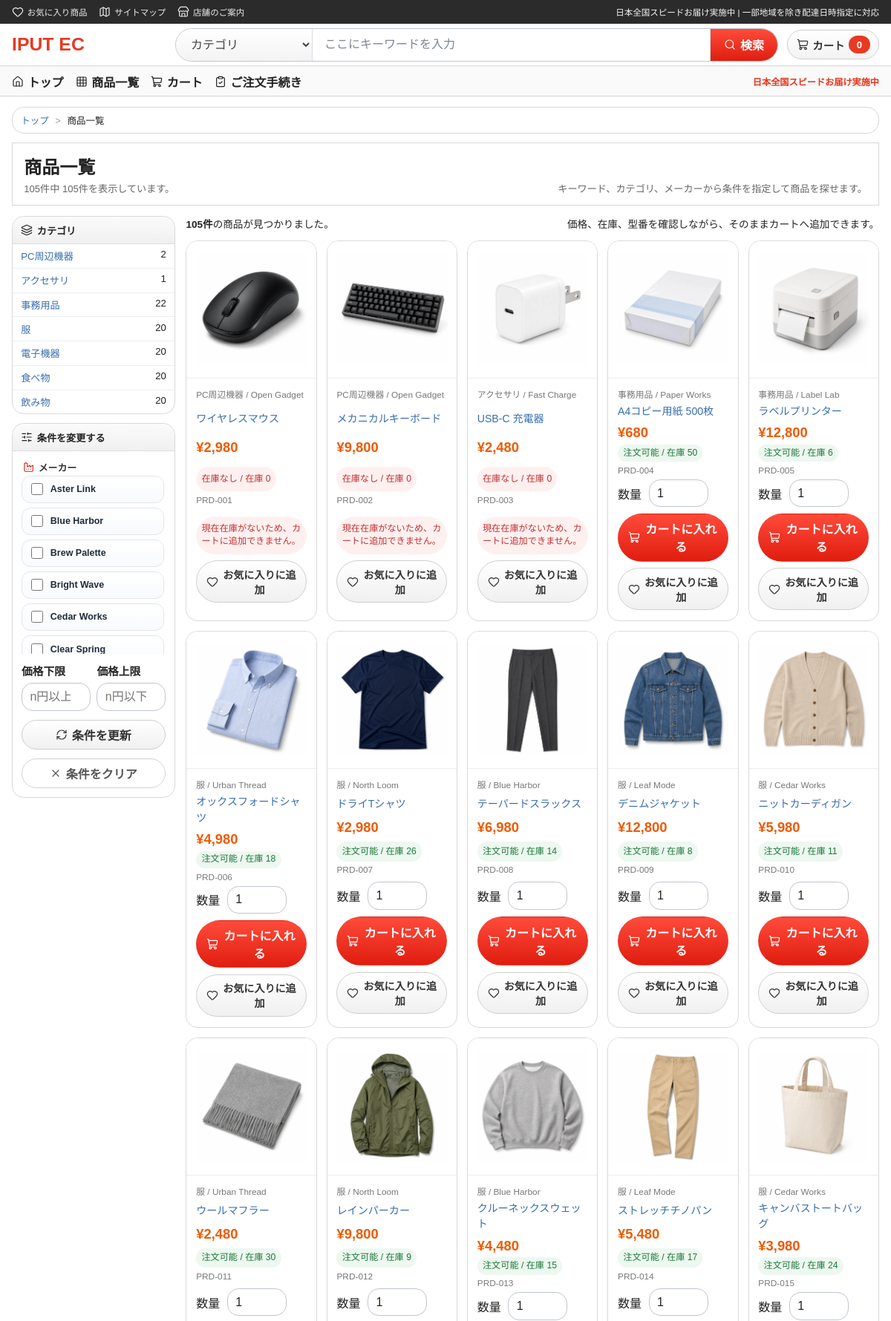
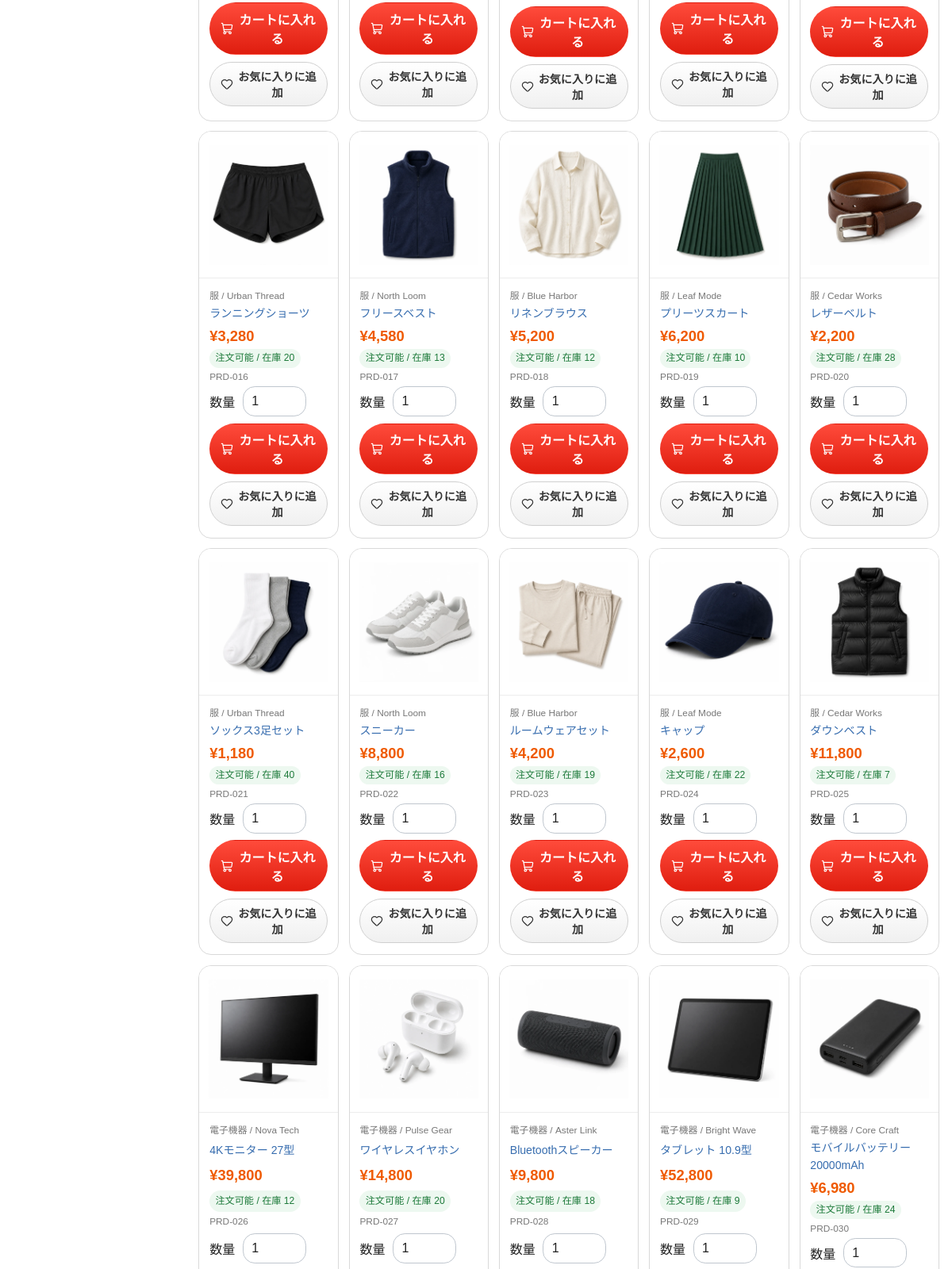
Page /products (upper part) on the committed database (2 pictures, top to bottom).
### tables this page shows
CREATE TABLE products (
    id INTEGER PRIMARY KEY AUTOINCREMENT,
    product_no TEXT NOT NULL UNIQUE,
    name TEXT NOT NULL,
    price INTEGER NOT NULL,
    category TEXT NOT NULL,
    maker TEXT NOT NULL,
    image_path TEXT,
    stock_quantity_1 INTEGER NOT NULL DEFAULT 0,
    stock_quantity_2 INTEGER NOT NULL DEFAULT 0,
    created_at TEXT NOT NULL DEFAULT CURRENT_TIMESTAMP,
    updated_at TEXT NOT NULL DEFAULT CURRENT_TIMESTAMP
);

### app/Views/products/index.php (the view, shortened to what the rows shown need)
<?php
$selectedCategory = (string) ($filters['category'] ?? '');
$placeholderImage = '/assets/img/products/placeholder.svg';
$favoriteProductIds = isset($favoriteProductIds) && is_array($favoriteProductIds) ? $favoriteProductIds : [];
?>
<section class="market-catalog-page">
    <div class="market-results-summary">
        <div>
            <h2>商品一覧</h2>
        </div>
    </div>
    <div class="market-catalog-layout">
        <aside class="market-filter-column">
            <section class="market-filter-panel">
                <ul class="market-filter-list">
                    <?php foreach ($categoryOptions as $option): ?>
                        <li class="<?= $selectedCategory === (string) $option['value'] ? 'active' : '' ?>">
                            <?php
                            $categoryQuery = http_build_query([
                                'category' => (string) $option['value'],
                            ]);
                            ?>
                            <a href="/products?<?= e($categoryQuery) ?>">
                                <?= e((string) $option['value']) ?>
                            </a>
                            <span><?= e((string) $option['count']) ?></span>
                        </li>
                    <?php endforeach; ?>
                </ul>
            </section>
        </aside>
        <div class="market-results-column">
            <?php if ($products === []): ?>
                <section class="market-empty-state">
                    <h3>該当する商品が見つかりませんでした</h3>
                    <p>キーワードを短くするか、カテゴリ・メーカー条件を外してお試しください。</p>
                </section>
            <?php else: ?>
                <section class="market-product-grid market-product-grid-catalog">
                    <?php foreach ($products as $product): ?>
                        <article class="market-product-card market-product-card-grid market-grid-card">
                            <a class="market-product-thumb market-product-thumb-grid" href="/products/<?= e((string) $product['id']) ?>">
                                <img
                                    src="<?= e((string) $product['image_url']) ?>"
                                    alt="<?= e((string) $product['name']) ?>"
                                    data-fallback-src="<?= e($placeholderImage) ?>"
                                >
                            </a>
                            <div class="market-product-body">
                                <p class="market-product-meta"><?= e((string) $product['category']) ?> / <?= e((string) $product['maker']) ?></p>
                                <a class="market-product-title" href="/products/<?= e((string) $product['id']) ?>">
                                    <?= e((string) $product['name']) ?>
                                </a>
                                <p class="market-price-row">¥<?= number_format((int) $product['price']) ?></p>
                                <p class="market-stock-copy <?= e((string) $product['availability_class']) ?>">
                                    <?= e((string) $product['availability_label']) ?> / 在庫 <?= e((string) $product['stock_quantity_2']) ?>
                                </p>
                                <p class="market-product-code"><?= e((string) $product['product_no']) ?></p>
                                <?php if (!empty($product['is_orderable'])): ?>
                                    <form class="market-grid-actions" method="post" action="/cart/add">
                                        <div class="market-quantity-inline">
                                            <label for="qty-<?= e((string) $product['id']) ?>">数量</label>
                                            <input id="qty-<?= e((string) $product['id']) ?>" type="number" name="quantity" min="1" value="1" inputmode="numeric">
                                        </div>
                                        <button class="button-link button-submit button-full" type="submit">
                                            <i data-lucide="shopping-cart" aria-hidden="true"></i>
                                            カートに入れる
                                        </button>
                                    </form>
                                <?php else: ?>
                                    <p class="market-stock-copy status-ng">現在在庫がないため、カートに追加できません。</p>
                                <?php endif; ?>
                                <form class="market-favorite-form" method="post" action="<?= in_array((int) $product['id'], $favoriteProductIds, true) ? '/favorites/remove' : '/favorites/add' ?>">
                                    <button class="button-link button-secondary button-small button-full market-favorite-button" type="submit">
                                        <i data-lucide="<?= in_array((int) $product['id'], $favoriteProductIds, true) ? 'heart-off' : 'heart' ?>" aria-hidden="true"></i>
                                        <?= in_array((int) $product['id'], $favoriteProductIds, true) ? 'お気に入りから外す' : 'お気に入りに追加' ?>
                                    </button>
                                </form>
                            </div>
                        </article>
                    <?php endforeach; ?>
                </section>
            <?php endif; ?>
        </div>
    </div>
</section>

### rows in the picture
products: category "PC周辺機器", id "2", shows a picture, maker "Open Gadget", name "メカニカルキーボード", price "9,800", availability_label "在庫なし", stock_quantity_2 "0", product_no "PRD-002", shows "現在在庫がないため、カートに追加できません。", shows "お気に入りに追加"
products: category "事務用品", count "22"
products: category "電子機器", count "20", shows a picture, maker "Pulse Gear", name "ワイヤレスイヤホン", price "14,800", availability_label "注文可能", stock_quantity_2 "20", product_no "PRD-027"
products: category "食べ物", count "20"
products: category "飲み物", count "20"
products: shows a picture, category "PC周辺機器", maker "Open Gadget", name "ワイヤレスマウス", price "2,980", availability_label "在庫なし", stock_quantity_2 "0", product_no "PRD-001", shows "現在在庫がないため、カートに追加できません。", shows "お気に入りに追加"
products: shows a picture, category "アクセサリ", maker "Fast Charge", name "USB-C 充電器", price "2,480", availability_label "在庫なし", stock_quantity_2 "0", product_no "PRD-003", shows "現在在庫がないため、カートに追加できません。", shows "お気に入りに追加"
products: shows a picture, category "事務用品", maker "Paper Works", name "A4コピー用紙 500枚", price "680", availability_label "注文可能", stock_quantity_2 "50", product_no "PRD-004", shows "お気に入りに追加"
products: shows a picture, category "事務用品", maker "Label Lab", name "ラベルプリンター", price "12,800", availability_label "注文可能", stock_quantity_2 "6", product_no "PRD-005", shows "お気に入りに追加"
products: shows a picture, category "服", maker "Urban Thread", name "オックスフォードシャツ", price "4,980", availability_label "注文可能", stock_quantity_2 "18", product_no "PRD-006", shows "お気に入りに追加"
products: shows a picture, category "服", maker "North Loom", name "ドライTシャツ", price "2,980", availability_label "注文可能", stock_quantity_2 "26", product_no "PRD-007", shows "お気に入りに追加"
products: shows a picture, category "服", maker "Blue Harbor", name "テーパードスラックス", price "6,980", availability_label "注文可能", stock_quantity_2 "14", product_no "PRD-008", shows "お気に入りに追加"
products: shows a picture, category "服", maker "Leaf Mode", name "デニムジャケット", price "12,800", availability_label "注文可能", stock_quantity_2 "8", product_no "PRD-009", shows "お気に入りに追加"
products: shows a picture, category "服", maker "Cedar Works", name "ニットカーディガン", price "5,980", availability_label "注文可能", stock_quantity_2 "11", product_no "PRD-010", shows "お気に入りに追加"
products: shows a picture, category "服", maker "Urban Thread", name "ウールマフラー", price "2,480", availability_label "注文可能", stock_quantity_2 "30", product_no "PRD-011", shows "お気に入りに追加"
products: shows a picture, category "服", maker "North Loom", name "レインパーカー", price "9,800", availability_label "注文可能", stock_quantity_2 "9", product_no "PRD-012", shows "お気に入りに追加"
products: shows a picture, category "服", maker "Blue Harbor", name "クルーネックスウェット", price "4,480", availability_label "注文可能", stock_quantity_2 "15", product_no "PRD-013", shows "お気に入りに追加"
products: shows a picture, category "服", maker "Leaf Mode", name "ストレッチチノパン", price "5,480", availability_label "注文可能", stock_quantity_2 "17", product_no "PRD-014", shows "お気に入りに追加"
products: shows a picture, category "服", maker "Cedar Works", name "キャンバストートバッグ", price "3,980", availability_label "注文可能", stock_quantity_2 "24", product_no "PRD-015", shows "お気に入りに追加"
products: shows a picture, category "服", maker "Urban Thread", name "ランニングショーツ", price "3,280", availability_label "注文可能", stock_quantity_2 "20", product_no "PRD-016", shows "お気に入りに追加"
products: shows a picture, category "服", maker "North Loom", name "フリースベスト", price "4,580", availability_label "注文可能", stock_quantity_2 "13", product_no "PRD-017", shows "お気に入りに追加"
products: shows a picture, category "服", maker "Blue Harbor", name "リネンブラウス", price "5,200", availability_label "注文可能", stock_quantity_2 "12", product_no "PRD-018", shows "お気に入りに追加"
products: shows a picture, category "服", maker "Leaf Mode", name "プリーツスカート", price "6,200", availability_label "注文可能", stock_quantity_2 "10", product_no "PRD-019", shows "お気に入りに追加"
products: shows a picture, category "服", maker "Cedar Works", name "レザーベルト", price "2,200", availability_label "注文可能", stock_quantity_2 "28", product_no "PRD-020", shows "お気に入りに追加"
products: shows a picture, category "服", maker "Urban Thread", name "ソックス3足セット", price "1,180", availability_label "注文可能", stock_quantity_2 "40", product_no "PRD-021", shows "お気に入りに追加"
products: shows a picture, category "服", maker "North Loom", name "スニーカー", price "8,800", availability_label "注文可能", stock_quantity_2 "16", product_no "PRD-022", shows "お気に入りに追加"
products: shows a picture, category "服", maker "Blue Harbor", name "ルームウェアセット", price "4,200", availability_label "注文可能", stock_quantity_2 "19", product_no "PRD-023", shows "お気に入りに追加"
products: shows a picture, category "服", maker "Leaf Mode", name "キャップ", price "2,600", availability_label "注文可能", stock_quantity_2 "22", product_no "PRD-024", shows "お気に入りに追加"
products: shows a picture, category "服", maker "Cedar Works", name "ダウンベスト", price "11,800", availability_label "注文可能", stock_quantity_2 "7", product_no "PRD-025", shows "お気に入りに追加"
products: shows a picture, category "電子機器", maker "Nova Tech", name "4Kモニター 27型", price "39,800", availability_label "注文可能", stock_quantity_2 "12", product_no "PRD-026"
products: shows a picture, category "電子機器", maker "Aster Link", name "Bluetoothスピーカー", price "9,800", availability_label "注文可能", stock_quantity_2 "18", product_no "PRD-028"
products: shows a picture, category "電子機器", maker "Bright Wave", name "タブレット 10.9型", price "52,800", availability_label "注文可能", stock_quantity_2 "9", product_no "PRD-029"
products: shows a picture, category "電子機器", maker "Core Craft", name "モバイルバッテリー 20000mAh", price "6,980", availability_label "注文可能", stock_quantity_2 "24", product_no "PRD-030"

### other values in the picture
$link['label'] "お気に入り商品"
$link['label'] "サイトマップ"
$link['label'] "店舗のご案内"
$shippingCopy "日本全国スピードお届け実施中 | 一部地域を除き配達日時指定に対応"
$serviceName "IPUT EC"
$cartCount "0"
count($products) "105"
$option['value'] "アクセサリ"
$option['count'] "1"
$option['value'] "服"
$option['count'] "20"
$makerValue "Aster Link"
$makerValue "Blue Harbor"
$makerValue "Brew Palette"
$makerValue "Bright Wave"
